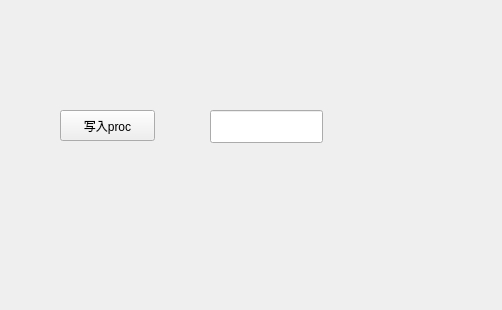
<?xml version="1.0" encoding="UTF-8"?>
<ui version="4.0">
 <class>KernalParamManager</class>
 <widget class="QWidget" name="KernalParamManager">
  <property name="geometry">
   <rect>
    <x>0</x>
    <y>0</y>
    <width>502</width>
    <height>310</height>
   </rect>
  </property>
  <property name="windowTitle">
   <string>Form</string>
  </property>
  <widget class="QPushButton" name="pushButton">
   <property name="geometry">
    <rect>
     <x>60</x>
     <y>110</y>
     <width>95</width>
     <height>31</height>
    </rect>
   </property>
   <property name="text">
    <string>写入proc</string>
   </property>
  </widget>
  <widget class="QLineEdit" name="lineEdit">
   <property name="geometry">
    <rect>
     <x>210</x>
     <y>110</y>
     <width>113</width>
     <height>33</height>
    </rect>
   </property>
  </widget>
 </widget>
 <resources/>
 <connections/>
</ui>
